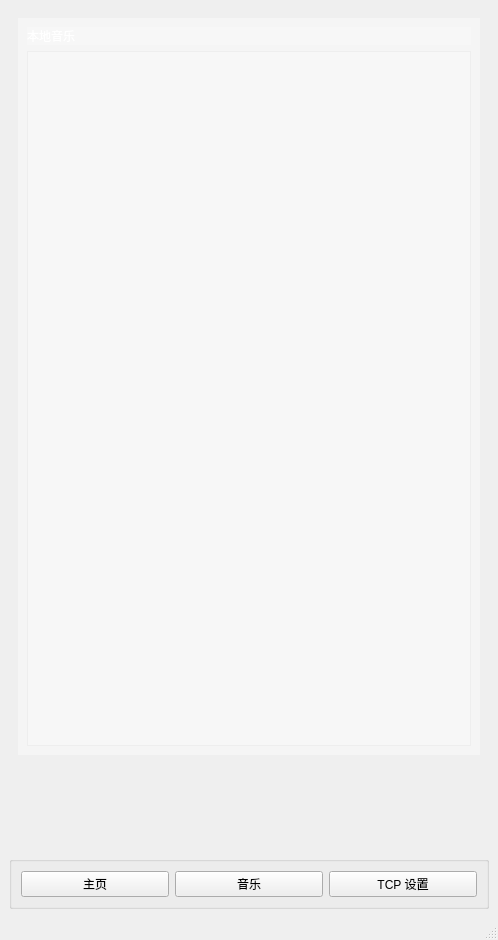
<?xml version="1.0" encoding="UTF-8"?>
<ui version="4.0">
 <class>MusicPlayer</class>
 <widget class="QMainWindow" name="MusicPlayer">
  <property name="geometry">
   <rect>
    <x>0</x>
    <y>0</y>
    <width>498</width>
    <height>940</height>
   </rect>
  </property>
  <property name="windowTitle">
   <string>MainWindow</string>
  </property>
  <widget class="QWidget" name="centralwidget">
   <layout class="QGridLayout" name="gridLayout_2">
    <item row="1" column="0">
     <widget class="QGroupBox" name="groupBox_switch">
      <property name="sizePolicy">
       <sizepolicy hsizetype="Preferred" vsizetype="Fixed">
        <horstretch>0</horstretch>
        <verstretch>0</verstretch>
       </sizepolicy>
      </property>
      <property name="title">
       <string/>
      </property>
      <layout class="QGridLayout" name="gridLayout">
       <item row="0" column="0">
        <layout class="QHBoxLayout" name="horizontalLayout">
         <property name="sizeConstraint">
          <enum>QLayout::SetDefaultConstraint</enum>
         </property>
         <property name="topMargin">
          <number>0</number>
         </property>
         <item>
          <widget class="QPushButton" name="pushButton_main">
           <property name="sizePolicy">
            <sizepolicy hsizetype="Minimum" vsizetype="Preferred">
             <horstretch>0</horstretch>
             <verstretch>0</verstretch>
            </sizepolicy>
           </property>
           <property name="text">
            <string>主页</string>
           </property>
          </widget>
         </item>
         <item>
          <widget class="QPushButton" name="pushButton_music">
           <property name="sizePolicy">
            <sizepolicy hsizetype="Minimum" vsizetype="Preferred">
             <horstretch>0</horstretch>
             <verstretch>0</verstretch>
            </sizepolicy>
           </property>
           <property name="text">
            <string>音乐</string>
           </property>
          </widget>
         </item>
         <item>
          <widget class="QPushButton" name="pushButton_tcpSetting">
           <property name="sizePolicy">
            <sizepolicy hsizetype="Minimum" vsizetype="Preferred">
             <horstretch>0</horstretch>
             <verstretch>0</verstretch>
            </sizepolicy>
           </property>
           <property name="text">
            <string>TCP 设置</string>
           </property>
          </widget>
         </item>
        </layout>
       </item>
      </layout>
     </widget>
    </item>
    <item row="0" column="0">
     <widget class="QGroupBox" name="groupBox_display">
      <property name="focusPolicy">
       <enum>Qt::NoFocus</enum>
      </property>
      <property name="acceptDrops">
       <bool>true</bool>
      </property>
      <property name="toolTipDuration">
       <number>-1</number>
      </property>
      <property name="autoFillBackground">
       <bool>false</bool>
      </property>
      <property name="styleSheet">
       <string notr="true">QGroupBox{
border-image: url(:/image/image/background/fischl.png);
border-radius:10px
}</string>
      </property>
      <property name="title">
       <string/>
      </property>
      <layout class="QVBoxLayout" name="verticalLayout_2">
       <item>
        <widget class="QStackedWidget" name="stackedWidget">
         <property name="styleSheet">
          <string notr="true">color: rgb(255, 255, 255);
background-color: rgba(255, 255, 255, 50);
</string>
         </property>
         <property name="currentIndex">
          <number>0</number>
         </property>
         <widget class="QWidget" name="page_0">
          <property name="styleSheet">
           <string notr="true">color: rgb(255, 255, 255);
background-color: rgba(255, 255, 255, 50);
</string>
          </property>
          <layout class="QVBoxLayout" name="verticalLayout">
           <item>
            <widget class="QLabel" name="label_curPage">
             <property name="text">
              <string>本地音乐</string>
             </property>
            </widget>
           </item>
           <item>
            <widget class="QListWidget" name="listWidget_musicList">
             <property name="styleSheet">
              <string notr="true">color: rgb(255, 255, 255);
background-color: rgba(255, 255, 255, 50);
</string>
             </property>
            </widget>
           </item>
          </layout>
         </widget>
         <widget class="QWidget" name="page_1"/>
        </widget>
       </item>
       <item>
        <layout class="QHBoxLayout" name="horizontalLayout_2">
         <item>
          <spacer name="horizontalSpacer_3">
           <property name="orientation">
            <enum>Qt::Horizontal</enum>
           </property>
           <property name="sizeHint" stdset="0">
            <size>
             <width>40</width>
             <height>20</height>
            </size>
           </property>
          </spacer>
         </item>
         <item>
          <widget class="QPushButton" name="btnPre">
           <property name="sizePolicy">
            <sizepolicy hsizetype="Minimum" vsizetype="Minimum">
             <horstretch>0</horstretch>
             <verstretch>0</verstretch>
            </sizepolicy>
           </property>
           <property name="minimumSize">
            <size>
             <width>80</width>
             <height>80</height>
            </size>
           </property>
           <property name="cursor">
            <cursorShape>PointingHandCursor</cursorShape>
           </property>
           <property name="toolTip">
            <string>上一首</string>
           </property>
           <property name="styleSheet">
            <string notr="true">QPushButton
{
background-image: url(:/image/image/image/pre.png);
background-repeat:no-repeat;
background-position:center center;
border:none;
}
QPushButton:hover{
background-image: url(:/image/image/image-hover/pre-hover.png);
background-repeat:no-repeat;
background-position:center center;
}
QPushButton:pressed{
background-image: url(:/image/image/image/pre.png);
background-repeat:no-repeat;
background-position:center center;
}
</string>
           </property>
           <property name="text">
            <string/>
           </property>
           <property name="shortcut">
            <string>Alt+Left</string>
           </property>
          </widget>
         </item>
         <item>
          <spacer name="horizontalSpacer_1">
           <property name="orientation">
            <enum>Qt::Horizontal</enum>
           </property>
           <property name="sizeHint" stdset="0">
            <size>
             <width>40</width>
             <height>20</height>
            </size>
           </property>
          </spacer>
         </item>
         <item>
          <widget class="QPushButton" name="btnPlay">
           <property name="sizePolicy">
            <sizepolicy hsizetype="Minimum" vsizetype="Minimum">
             <horstretch>0</horstretch>
             <verstretch>0</verstretch>
            </sizepolicy>
           </property>
           <property name="minimumSize">
            <size>
             <width>80</width>
             <height>80</height>
            </size>
           </property>
           <property name="cursor">
            <cursorShape>PointingHandCursor</cursorShape>
           </property>
           <property name="toolTip">
            <string>播放/暂停</string>
           </property>
           <property name="styleSheet">
            <string notr="true">QPushButton
{
background-image: url(:/image/image/image/pase.png);
background-repeat:no-repeat;
background-position:center center;
border:none;
}

QPushButton:hover{
background-image: url(:/image/image/image-hover/pase-hover.png);
background-repeat:no-repeat;
background-position:center center;
}

QPushButton:pressed{
background-image: url(:/image/image/image/pase.png);
background-repeat:no-repeat;
background-position:center center;
}
</string>
           </property>
           <property name="text">
            <string/>
           </property>
           <property name="shortcut">
            <string>Space</string>
           </property>
           <property name="flat">
            <bool>false</bool>
           </property>
          </widget>
         </item>
         <item>
          <spacer name="horizontalSpacer_2">
           <property name="orientation">
            <enum>Qt::Horizontal</enum>
           </property>
           <property name="sizeHint" stdset="0">
            <size>
             <width>40</width>
             <height>20</height>
            </size>
           </property>
          </spacer>
         </item>
         <item>
          <widget class="QPushButton" name="btnNext">
           <property name="sizePolicy">
            <sizepolicy hsizetype="Minimum" vsizetype="Minimum">
             <horstretch>0</horstretch>
             <verstretch>0</verstretch>
            </sizepolicy>
           </property>
           <property name="minimumSize">
            <size>
             <width>80</width>
             <height>80</height>
            </size>
           </property>
           <property name="cursor">
            <cursorShape>PointingHandCursor</cursorShape>
           </property>
           <property name="toolTip">
            <string>下一首</string>
           </property>
           <property name="styleSheet">
            <string notr="true">QPushButton
{
background-image: url(:/image/image/image/next.png);
background-repeat:no-repeat;
background-position:center center;
border:none;
}
QPushButton:hover{
background-image: url(:/image/image/image-hover/next-hover.png);
background-repeat:no-repeat;
background-position:center center;
}
QPushButton:pressed{
background-image: url(:/image/image/image/next.png);
background-repeat:no-repeat;
background-position:center center;
}
</string>
           </property>
           <property name="text">
            <string/>
           </property>
           <property name="shortcut">
            <string>Alt+Right</string>
           </property>
          </widget>
         </item>
         <item>
          <spacer name="horizontalSpacer_4">
           <property name="orientation">
            <enum>Qt::Horizontal</enum>
           </property>
           <property name="sizeHint" stdset="0">
            <size>
             <width>40</width>
             <height>20</height>
            </size>
           </property>
          </spacer>
         </item>
        </layout>
       </item>
      </layout>
     </widget>
    </item>
   </layout>
  </widget>
  <widget class="QMenuBar" name="menubar">
   <property name="geometry">
    <rect>
     <x>0</x>
     <y>0</y>
     <width>498</width>
     <height>26</height>
    </rect>
   </property>
  </widget>
  <widget class="QStatusBar" name="statusbar"/>
 </widget>
 <resources/>
 <connections/>
</ui>
